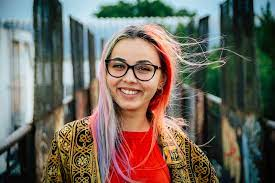
#> input picture Resource/lady.jfif, 275 x 183 px
$ python openCvReadImage.py
#> lines starting #> are read from the running program, lines starting #| are printed output that depends on the picture; after the words box and inside, x2 and y2 are one past the last pixel; in counts of white or black regions, pixels touching at a corner belong together
import cv2  # importing computer vision module
import numpy as np

img = cv2.imread("Resource/lady.jfif")  # reading or loading image
#> img is the input picture: shape (183, 275, 3); mean B, G, R 91.5, 101.7, 109.5

imgGray = cv2.cvtColor(img, cv2.COLOR_BGR2GRAY)  # converting image to gray color space. openCV follow BGR color pattern
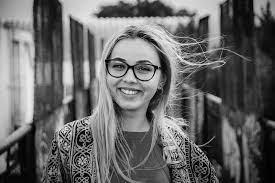
#> imgGray: shape (183, 275); min 0, max 247, mean 102.9
imgBlur = cv2.GaussianBlur(imgGray, (3, 3), 0)  # ksize should be odd numbers
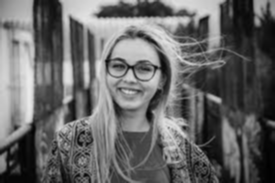
#> imgBlur: shape (183, 275); min 0, max 234, mean 102.9
imgCanny = cv2.Canny(img, 150, 200)  # to detect edges in image
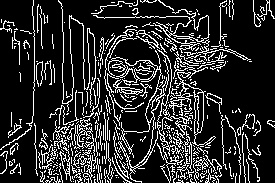
#> imgCanny: shape (183, 275); 17.5% white in thin lines or dots

kernal = np.ones((5, 5), np.uint8)
imgDialation = cv2.dilate(imgCanny, kernal, iterations=1)
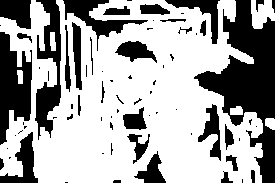
#> imgDialation: shape (183, 275); 64.9% white; 73 black regions (41 under 20 px), largest, box (x1, y1, x2, y2) and area: (194, 0, 275, 183) 6116, (0, 32, 32, 145) 2237, (35, 0, 61, 140) 1812

imgEroded = cv2.erode(imgDialation, kernal, iterations=1)
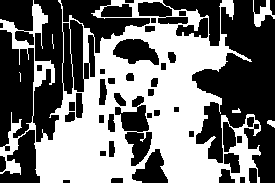
#> imgEroded: shape (183, 275); 45.2% white; 6 white regions (2 under 20 px), largest, box (x1, y1, x2, y2) and area: (0, 0, 261, 183) 22396, (253, 0, 275, 27) 251, (267, 120, 275, 128) 42, (232, 108, 241, 113) 29

cv2.imshow("Gray image Window", imgGray)
cv2.imshow("Blur image Window", imgBlur)  # display image
cv2.imshow("Canny image Window", imgCanny)
cv2.imshow("Dialation image Window", imgDialation)
cv2.imshow("Erode image Window", imgEroded)

cv2.waitKey(0)  # add delay so we can see image
